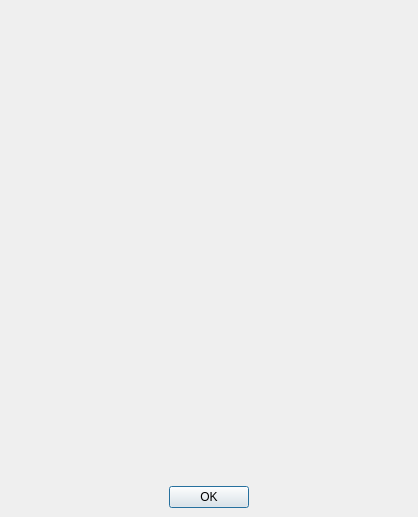
<ui version="4.0" >
 <class>AboutBox</class>
 <widget class="QDialog" name="AboutBox" >
  <property name="geometry" >
   <rect>
    <x>0</x>
    <y>0</y>
    <width>418</width>
    <height>517</height>
   </rect>
  </property>
  <property name="sizePolicy" >
   <sizepolicy>
    <hsizetype>0</hsizetype>
    <vsizetype>0</vsizetype>
    <horstretch>0</horstretch>
    <verstretch>0</verstretch>
   </sizepolicy>
  </property>
  <property name="maximumSize" >
   <size>
    <width>418</width>
    <height>517</height>
   </size>
  </property>
  <property name="windowTitle" >
   <string>About NanoVision-1</string>
  </property>
  <layout class="QVBoxLayout" >
   <property name="margin" >
    <number>9</number>
   </property>
   <property name="spacing" >
    <number>6</number>
   </property>
   <item>
    <widget class="QLabel" name="label" >
     <property name="text" >
      <string/>
     </property>
     <property name="pixmap" >
      <pixmap resource="application.qrc" >:/Icons/splashscreen.png</pixmap>
     </property>
    </widget>
   </item>
   <item>
    <widget class="QDialogButtonBox" name="buttonBox" >
     <property name="orientation" >
      <enum>Qt::Horizontal</enum>
     </property>
     <property name="standardButtons" >
      <set>QDialogButtonBox::Ok</set>
     </property>
     <property name="centerButtons" >
      <bool>true</bool>
     </property>
    </widget>
   </item>
  </layout>
 </widget>
 <resources>
  <include location="application.qrc" />
 </resources>
 <connections>
  <connection>
   <sender>buttonBox</sender>
   <signal>accepted()</signal>
   <receiver>AboutBox</receiver>
   <slot>accept()</slot>
   <hints>
    <hint type="sourcelabel" >
     <x>248</x>
     <y>254</y>
    </hint>
    <hint type="destinationlabel" >
     <x>157</x>
     <y>274</y>
    </hint>
   </hints>
  </connection>
  <connection>
   <sender>buttonBox</sender>
   <signal>rejected()</signal>
   <receiver>AboutBox</receiver>
   <slot>reject()</slot>
   <hints>
    <hint type="sourcelabel" >
     <x>316</x>
     <y>260</y>
    </hint>
    <hint type="destinationlabel" >
     <x>286</x>
     <y>274</y>
    </hint>
   </hints>
  </connection>
 </connections>
</ui>
